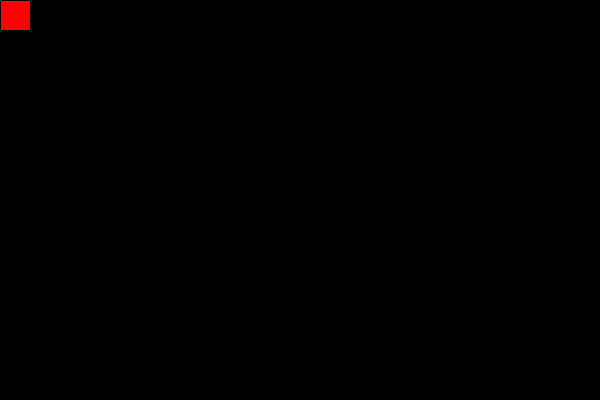
Frame 1 (no input)
Frame 60 (the mouse pressed at the canvas centre just before this capture): identical to frame 1, image omitted
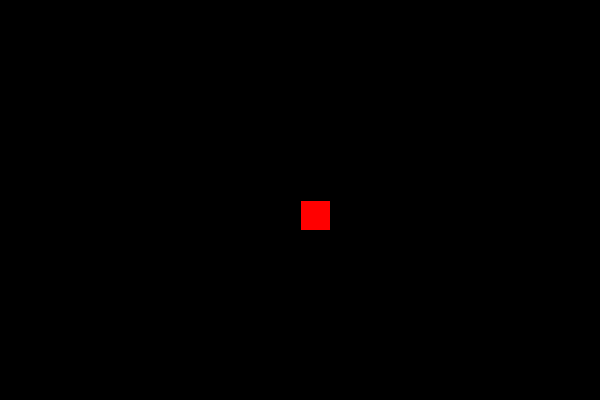
Frame 120 (the mouse held since frame 60 and released just before this capture)

The Processing sketch that drew these frames (run headless with seeded random() and noise(); from frame 60 on, the mouse is pressed at the canvas centre):

// Processing sketch: processing_149653
// ── processing_149653.pde

void setup(){
size(600,400);
 }
 void draw(){
 background(0);
 fill(255,0,0);// Relleno rojo
 rect(mouseX,mouseY,30,30);
 }
